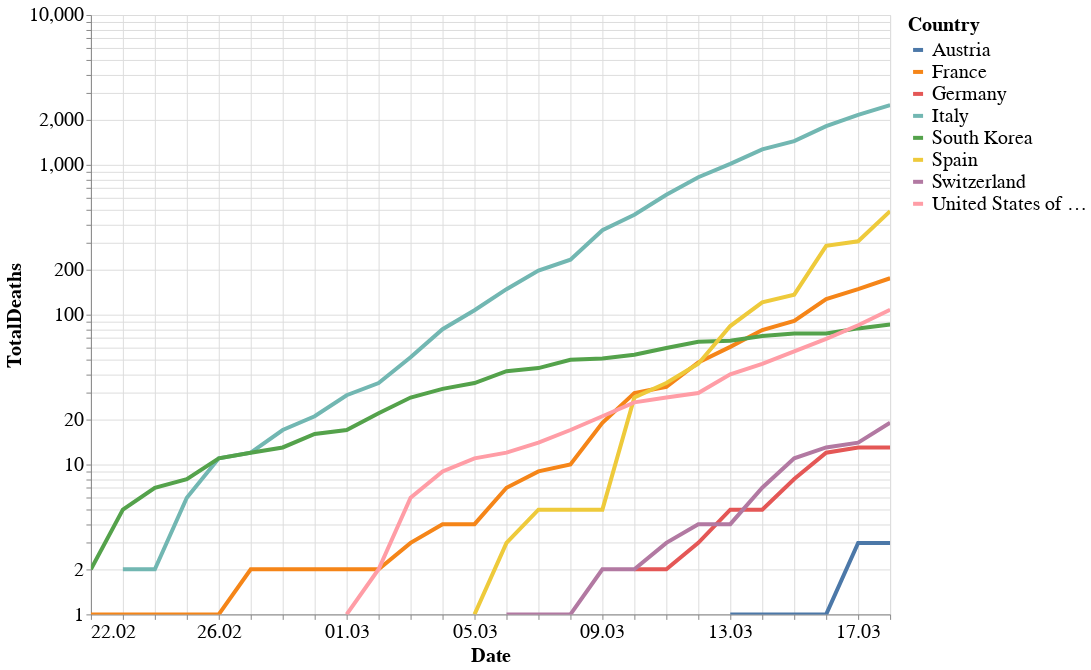

The code cell stored with this chart in its notebook:
### Markdown cell above
## Number of deaths in selected countries
This plot shows the number of deaths over time in the same countries reported above.

### Code cell
alt.themes.enable('theme_1')
from altair import datum

alt.Chart(df[(df.Country.isin(countries)) & (df.DateRep>'2020-02-21')]).mark_line().encode(
    alt.Y('TotalDeaths', scale=alt.Scale(type='log')),
    alt.X('DateRep:T', axis = alt.Axis(title = 'Date', format = ("%d.%m"))),
    color='Country',
    tooltip=['Country', 'DateRep', 'TotalDeaths']
).properties(
    height=600,
    width=800
).transform_filter(
    (datum.TotalDeaths > 0)
).interactive()

### Figure 1 — Vega-Lite specification as saved in the notebook (floating-point values rounded to 4 significant figures; data arrays with more than 128 entries replaced by an {"elided": "..."} marker saying what was removed)
{"width": 800, "height": 600, "config": {"line": {"strokeWidth": 4}, "style": {"bar": {"size": 20}}, "legend": {"symbolSize": 100, "titleFontSize": 20, "labelFontSize": 20}, "axis": {"titleFontSize": 20, "labelFontSize": 20}}, "data": {"name": "data-9f45084bbb901bdddb9085f0e8455e07"}, "mark": "line", "encoding": {"color": {"type": "nominal", "field": "Country"}, "tooltip": [{"type": "nominal", "field": "Country"}, {"type": "temporal", "field": "DateRep"}, {"type": "quantitative", "field": "TotalDeaths"}], "x": {"type": "temporal", "axis": {"format": "%d.%m", "title": "Date"}, "field": "DateRep"}, "y": {"type": "quantitative", "field": "TotalDeaths", "scale": {"type": "log"}}}, "selection": {"selector006": {"type": "interval", "bind": "scales", "encodings": ["x", "y"]}}, "transform": [{"filter": "(datum.TotalDeaths > 0)"}], "$schema": "https://vega.github.io/schema/vega-lite/v4.0.2.json", "datasets": {"data-9f45084bbb901bdddb9085f0e8455e07": {"elided": "208 records"}}}
